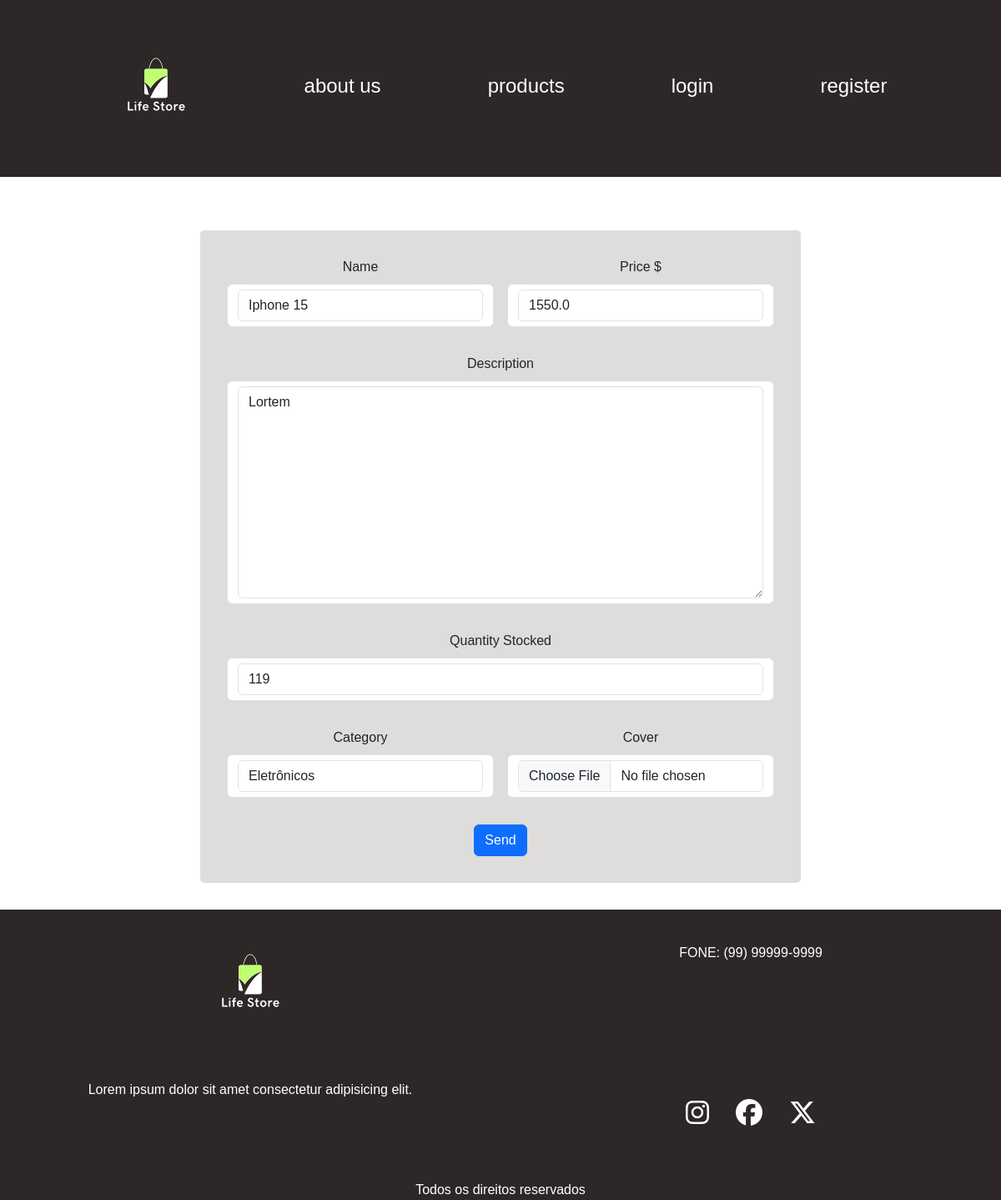
Page /product/update/8/ on the committed database.
### products/models.py (models this page shows)
class Product(models.Model):
    name = models.CharField(max_length=60)
    description = models.TextField()
    price = models.FloatField()
    category = models.ForeignKey(Category, on_delete=models.CASCADE)
    quantity_stocked = models.IntegerField()
    cover = models.ImageField(upload_to='products/covers/%Y/%m/%d/',
                              blank=True, default=''
                              )
    created_at = models.DateTimeField(auto_now_add=True)
    updated_at = models.DateTimeField(auto_now=True)

### products/views/site.py (the view)
@has_role_decorator('Admin')
def ProductUpdateView(request, id):
    product = get_object_or_404(Product, id=id)
    if request.method == 'GET':
        form = ProductForm(instance=product)
    elif request.method == 'POST':
        form = ProductForm(request.POST, request.FILES, instance=product)
        if form.is_valid():
            form.save()
            messages.success(request, 'Product was updated')
            return redirect('index')
    return render(request, 'products/pages/form.html',
                  context={
                      'form': form
                  }
                  )

### products/forms.py
class ProductForm(forms.ModelForm):
    class Meta:
        model = Product
        fields = ['name', 'description', 'price',
                  'category', 'quantity_stocked',
                  'cover',
                  ]
        widgets = {
            'name': forms.TextInput(attrs={'class': 'form-control'}),
            'description': forms.Textarea(attrs={'class': 'form-control'}),
            'price': forms.NumberInput(attrs={'class': 'form-control'}),
            'category': forms.Select(attrs={'class': 'form-control'}),
            'quantity_stocked': forms.NumberInput(attrs={'class': 'form-control'}),
            'cover': forms.FileInput(attrs={'class': 'form-control'}),
        }

### products/models.py (called while the page is built)
    def __str__(self):
        return self.name

### products/templates/products/pages/form.html (shortened to what this page needs)
{% extends 'global/base.html' %}
{% block content %}
  <div class="content-form">
    <form class="row g-3" method="post" enctype="multipart/form-data">
        <div class="col-md-6">
            <label for="inputName4" class="form-label">Name</label>
            <p type="text" class="form-control" id="inputName4">
                {{ form.name }}
            </p>
        </div>
        <div class="col-md-6">
            <label for="inputDescription4" class="form-label">Price $</label>
            <p type="Integer" class="form-control" id="inputPrice">
                {{ form.price }}
            </p>
        </div>
        <div class="col-12">
            <label for="inputDescription" class="form-label">Description</label>
            <p type="text" class="form-control" id="inputDescription">
                {{ form.description}}
            </p>
        </div>
        <div class="col-12">
            <label for="inputQuantityStocked" class="form-label">Quantity Stocked</label>
            <p type="Integer" class="form-control" id="inputQuantityStocked">
                {{ form.quantity_stocked }}
            </p>
        </div>
        <div class="col-md-6">
            <label for="inputCategory" class="form-label">Category</label>
            <p type="select" class="form-control" id="inputSelect">
                {{ form.category }}
            </p>
        </div>
        <div class="col-md-6">
            <label for="inputCover" class="form-label">Cover</label>
            <p type="file" class="form-control" id="inputCover">
                {{ form.cover }}
            </p>
        </div>
        <div class="col-12">
            <button type="submit" class="btn btn-primary">Send</button>
        </div>
    </form>
  </div>
{% endblock content %}

### base_static/global/css/global-styles.css (style rules this page uses)
:root { --color-dark-text: #444; --color-info-light: #cce5ff; --color-debug-light: #cce5ff; --color-success-light: #d4edda; --color-alert-light: #fff3cd; --color-warning-light: #fff3cd; --color-error-light: #f8d7da; --color-info-dark: #4d86c4; --color-debug-dark: #4d86c4; --color-success-dark: #4a9c5d; --color-alert-dark: #927f40; --color-warning-dark: #927f40; --color-error-dark: #da525d; --color-gray-2: #c7c7c7; }
* { margin: 0; padding: 0; box-sizing: border-box; }
body { font-family: Impact, Haettenschweiler, 'Arial Narrow Bold', sans-serif; }
.content-form { width: 60%; padding: 2rem; border-radius: 5px; background: rgb(223, 220, 220); }

### rows in the picture
Product: name "Iphone 15", price "1550.0", description "Lortem", quantity_stocked "119", category "Eletrônicos"
